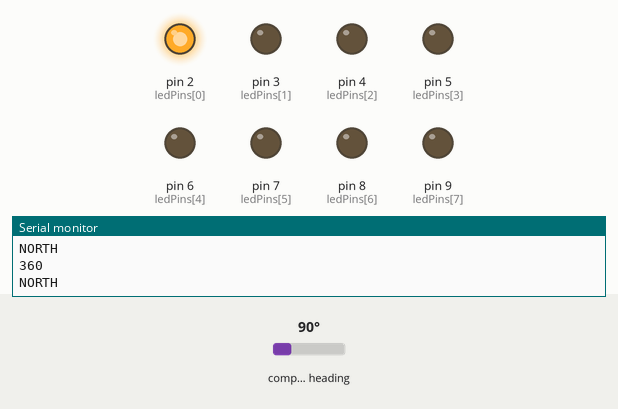
Simulated run of this sketch. Board: Arduino Uno, built with avr-gcc and run on an emulated ATmega328P. On the bench: output pins drawn as LEDs (lit = HIGH), the last lines printed to the serial monitor. The test bench sets the inputs (shaded band); at power-on: compass heading 90°.

Above: at 1.3 s.
1.4 s: compass heading set to 7°
At 1.9 s:
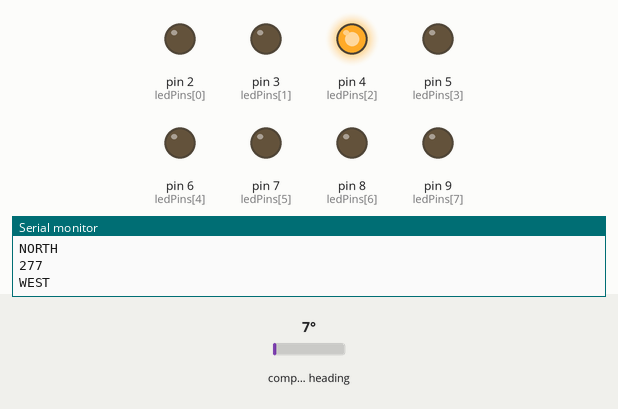
4.4 s: compass heading set to 180°
At 4.9 s:
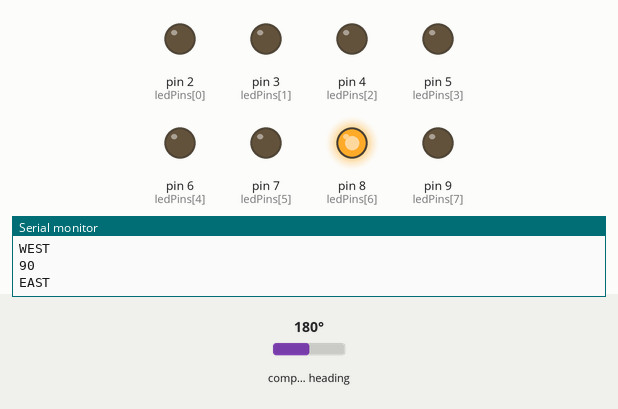
7.4 s: compass heading set to 199°
10.4 s: compass heading set to 208°
At 10.9 s:
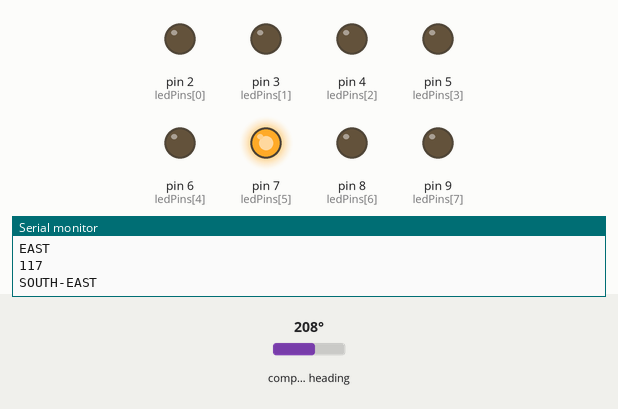
13.4 s: compass heading set to 243°
16.4 s: compass heading set to 248°
At 17.9 s:
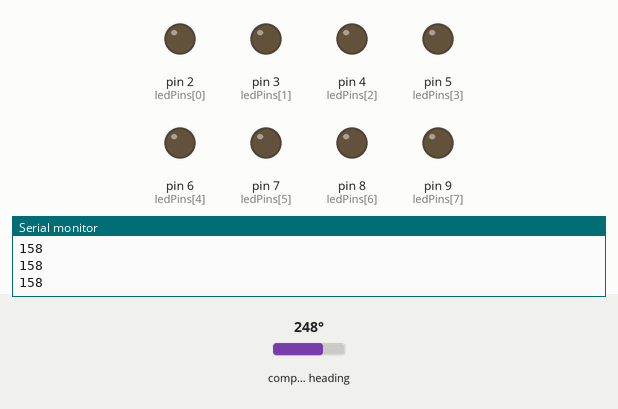
Timing chart, 0 to 19.0 s (numbered marks = the images above; inputs shaded):
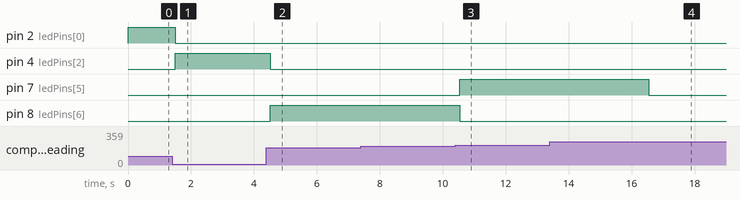

Measured:
- the behaviour switches between 203 and 204° on compass heading (found by bisection; images 2 and 3)
- the behaviour switches between 247 and 248° on compass heading (found by bisection; images 3 and 4)
- after the input at 1.4 s, pin 2 (ledPins[0]): HIGH → LOW after 0.11 s; pin 4 (ledPins[2]): LOW → HIGH after 0.11 s
- after the input at 4.4 s, pin 4 (ledPins[2]): HIGH → LOW after 0.11 s; pin 8 (ledPins[6]): LOW → HIGH after 0.12 s
- after the input at 10.4 s, pin 7 (ledPins[5]): LOW → HIGH after 0.13 s; pin 8 (ledPins[6]): HIGH → LOW after 0.13 s
- after the input at 16.4 s, pin 7 (ledPins[5]): HIGH → LOW after 0.15 s

The sketch:

Compass.ino
```cpp
/*
 * Program for Arduino Digital Compass using QMC5883
 * Project by: Aswinth Raj
 * Dated: 1-11-2018
 * Website: www.circuitdigest.com
 * Lib. from https://github.com/keepworking/Mecha_QMC5883L
 * WARNING: This code works only for QMC5883 Sensor which is commonly being sold as HMC5883 read article to find the actual name of the sensor you have.
 */

#include <Wire.h> //Wire Librarey for I2C communication
#include <MechaQMC5883.h> //QMC5883 Librarey is added since mine is QMC583 and not HMC5883

MechaQMC5883 qmc; //Create an object name for the snsor, I have named it as qmc

int ledPins[] = {2,3,4,5,6,7,8,9}; //Array of output pin to which the LED is connected to
char led_count = 7; //Total number of LED pins


void setup() {
  Wire.begin(); //Begin I2C communication
  Serial.begin(9600); //Begin Serial Communication
  qmc.init(); //Initialise the QMC5883 Sensor

  for (int thisPin=0; thisPin <= led_count; thisPin++){ //Navigate through all the pins in array
    pinMode(ledPins[thisPin],OUTPUT); //Declare them as output
  }

}

void loop() { //Infinite Loop
  int x,y,z;
  qmc.read(&x,&y,&z); //Get the values of X,Y and Z from sensor

  int heading=atan2(x, y)/0.0174532925; //Calculate the degree using X and Y parameters with this formulae

 //Convert result into 0 to 360
  if(heading < 0)
  heading+=360;
  heading = 360-heading;

  Serial.println(heading); //Print the value of heading in degree for debugging

//Based on the value of heading print the result for debugging and glow the respective LED.
  if (heading > 338 || heading < 22)
  {
    Serial.println("NORTH");
    digitalWrite(ledPins[0],HIGH);
  }
  if (heading > 22 && heading < 68)
  {
    Serial.println("NORTH-EAST");
    digitalWrite(ledPins[7],HIGH);
  }
  if (heading > 68 && heading < 113)
  {
    Serial.println("EAST");
    digitalWrite(ledPins[6],HIGH);
  }
  if (heading > 113 && heading < 158)
  {
    Serial.println("SOUTH-EAST");
    digitalWrite(ledPins[5],HIGH);
  }
  if (heading > 158 && heading < 203)
  {
    Serial.println("SOUTH");
    digitalWrite(ledPins[4],HIGH);
  }
  if (heading > 203 && heading < 248)
  {
    Serial.println("SOTUH-WEST");
    digitalWrite(ledPins[3],HIGH);
  }
  if (heading > 248 && heading < 293)
  {
    Serial.println("WEST");
    digitalWrite(ledPins[2],HIGH);
  }
  if (heading > 293 && heading < 338)
  {
    Serial.println("NORTH-WEST");
    digitalWrite(ledPins[1],HIGH);
  }

  delay(500); // update position of LED for every alf seconds
//Turn off the all the LED
    for (int thisPin=0; thisPin <= led_count; thisPin++){
     digitalWrite(ledPins[thisPin],LOW);
  }
}
```
